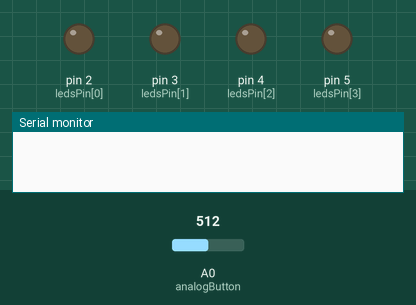
Recording of a sketch running on a simulated Arduino Uno, built with avr-gcc and run on an emulated ATmega328P. Parts: output pins drawn as LEDs (lit = HIGH), the last lines printed to the serial monitor. The test bench sets the inputs (shaded band); at power-on: A0 (analogButton) = 512.

Above: at 0.3 s.
At 20.3 s:
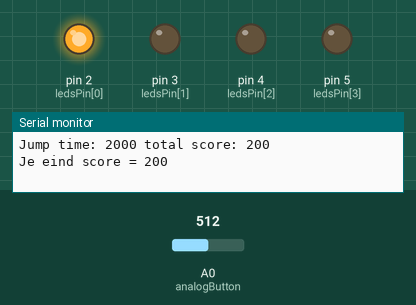
At 24.3 s:
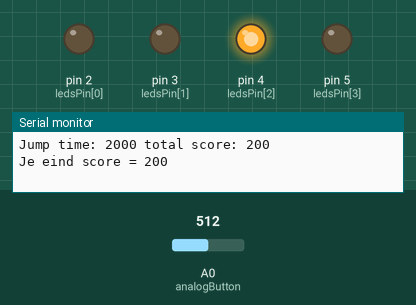
At 29.3 s:
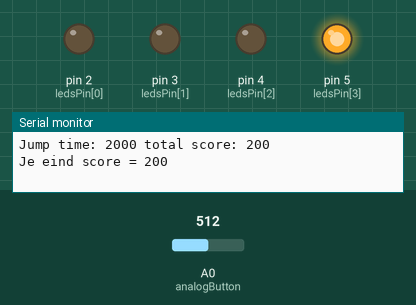
At 39.3 s:
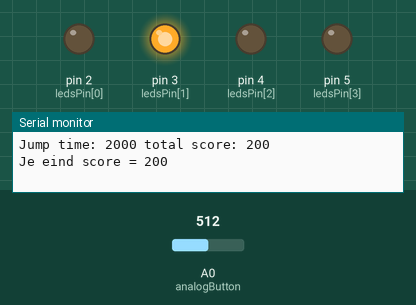
Timing chart, 0 to 40.0 s (numbered marks = the images above):
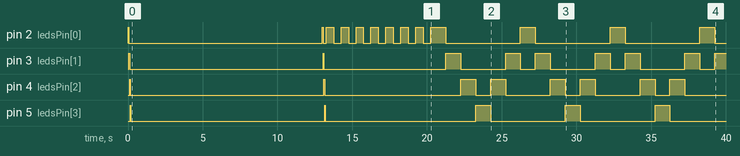

The sketch:

proto_ledsjump.ino
```cpp
#define UP true
#define DOWN false

int ledsPin[] = {2,3,4,5};

long ledsOneScore = 0;
long ledsTwoScore = 0;
long ledsThreeScore = 0;
long ledsFourScore = 0;

//pressure sensor
int analogButton = A0;
int analogButtonRead;
bool presureState = LOW;
bool previousPresureState = LOW;

float totalScore = 0;           //keeps score of all jumps together
long jumpScore = 0;            //keeps score of 1 jump
long jumpTime = 0;             //times how long user is in the air, in mili-sec
long previousjumpTime = 0;
int jumpMaxTime = 2000;                 //sets the max time user can be in the air, in mili-sec
long totalScoreRecal = 0;      //totalScore recalculated on a scale from 0 to 1000
long jumpScoreRecal = 0;
float maxScore = 0;

int ledWaveSpeed = 50;                  //speed of shockwave leds, high is slow, low is fast
bool session = false;                   //is true when user has start jumping, is false when sessionTime is reached and last jump is made
unsigned long previousSessionCounter = 0;
const long sessionTime = 10000;         //sets the session time in mili-secs
int waitTime = 500;                     //sets the time after session to wait till next session can begin

int ledIdleSpeed = 1000;                 //speed of leds switching when session is false
bool ledDirection = UP;                  //defines if leds or moving up or down when idle
int ledState = 0x01;                     //specifies which led turns on and of
unsigned long previousIdleCounter = 0;

void setup() {
  Serial.begin(9600);
  for (int i=0; i<4; i++){
    pinMode(ledsPin[i],OUTPUT);
  }

  ledsOff();

  //specifies when the leds react at the score of the player
  int maxJumpTimes = sessionTime/jumpMaxTime;
  maxScore = pow(jumpMaxTime,2) * maxJumpTimes;
  long eightMaxScore = maxScore/8;
  ledsOneScore = 1 * eightMaxScore;
  ledsTwoScore = 3 * eightMaxScore;
  ledsThreeScore = 5 * eightMaxScore;
  ledsFourScore = 7 * eightMaxScore;
}

void loop() {
  unsigned long currentCounter = millis();

  //waits for the user to make the first jump
  if (session == false){
    analogButtonRead = analogRead(analogButton);

    if (analogButtonRead < 200){presureState = LOW;}
    else {presureState = HIGH;}

    if (presureState == HIGH && previousPresureState == LOW){
      jumpHitLeds();
      previousSessionCounter = currentCounter;
      session = true;
      previousjumpTime = currentCounter;
    }
    else {
      session = false;
    }

    if (currentCounter - previousIdleCounter >= ledIdleSpeed) {
      previousIdleCounter = currentCounter;
      idle();
    }
  }

  //start of the session
  else{ //if session == true
    analogButtonRead = analogRead(analogButton);

    if (analogButtonRead < 200){presureState = LOW;}
    else {presureState = HIGH;}

    if (presureState == HIGH && previousPresureState == LOW || currentCounter - previousSessionCounter >= sessionTime + 3000){

      jumpTime = currentCounter - previousjumpTime;
      if (jumpTime > jumpMaxTime){
        jumpTime = jumpMaxTime;
      }
      previousjumpTime = currentCounter;

      jumpScore = pow(jumpTime,2);
      totalScore = totalScore + jumpScore;
      totalScoreRecal = (totalScore/maxScore)*1000;
      Serial.print("Jump time: ");
      Serial.print(jumpTime);
      Serial.print(" total score: ");
      Serial.println(totalScoreRecal);

      jumpHitLeds();
      scoreLeds();

      if(currentCounter - previousSessionCounter >= sessionTime){
        restartGame();
      }
      else{
        session = true;
      }
    }
    previousPresureState = presureState;
  }
  previousPresureState = presureState;
}

void jumpHitLeds(){
  ledsOff();
  for (int i=0; i<5; i++){
    digitalWrite(ledsPin[i],HIGH);
    delay(ledWaveSpeed);
    digitalWrite(ledsPin[i],LOW);
  }
}

void scoreLeds(){
  if (totalScore > ledsFourScore){
    digitalWrite(ledsPin[0], HIGH);
    digitalWrite(ledsPin[1], HIGH);
    digitalWrite(ledsPin[2], HIGH);
    digitalWrite(ledsPin[3], HIGH);
  }
  else if (totalScore > ledsThreeScore){
    digitalWrite(ledsPin[0], HIGH);
    digitalWrite(ledsPin[1], HIGH);
    digitalWrite(ledsPin[2], HIGH);
    digitalWrite(ledsPin[3], LOW);
  }
  else if (totalScore > ledsTwoScore){
    digitalWrite(ledsPin[0], HIGH);
    digitalWrite(ledsPin[1], HIGH);
    digitalWrite(ledsPin[2], LOW);
    digitalWrite(ledsPin[3], LOW);
  }
  else if (totalScore > ledsOneScore){
    digitalWrite(ledsPin[0], HIGH);
    digitalWrite(ledsPin[1], LOW);
    digitalWrite(ledsPin[2], LOW);
    digitalWrite(ledsPin[3], LOW);
  }
  else {
    ledsOff();
  }
}

void ledsOff(){
  for (int i=0; i<5; i++){
    digitalWrite(ledsPin[i], LOW);
  }
}

void restartGame(){
  Serial.print("Je eind score = ");
  Serial.println(totalScoreRecal);
  for (int i=0; i<7; i++){
    scoreLeds();
    delay(waitTime);
    ledsOff();
    delay(waitTime);
  }
  jumpScore = 0;
  totalScore = 0;
  session = false;

}

void idle(){
  // Set the pins of each LED during each iteration
  // You'll only see something change when "LEDpins" gets updated
  for (int x=0; x < 4; x++)
    digitalWrite(ledsPin[x], bitRead(ledState,x));

    if (ledDirection==UP) {
      // Use "<<" to "bit-shift" everything to the left once
      ledState = ledState << 1;
      // 0x20 is the "last" LED, another shift makes the value 0x40
      if (ledState == 0x08) {
        // turn on the one before "0x20" and reverse direction
        ledState = 0x08;
        ledDirection = DOWN;
      }
    }
    else {
      // use ">>" to "bit-shift" all bits in LEDstate once to the right
      ledState = ledState >> 1;
      // This means we ran out of bits!
      if (ledState == 0x00) {
        // set one ahead so no extra delay
        ledState = 0x02;
        ledDirection = UP;
      }
    }
}
```
